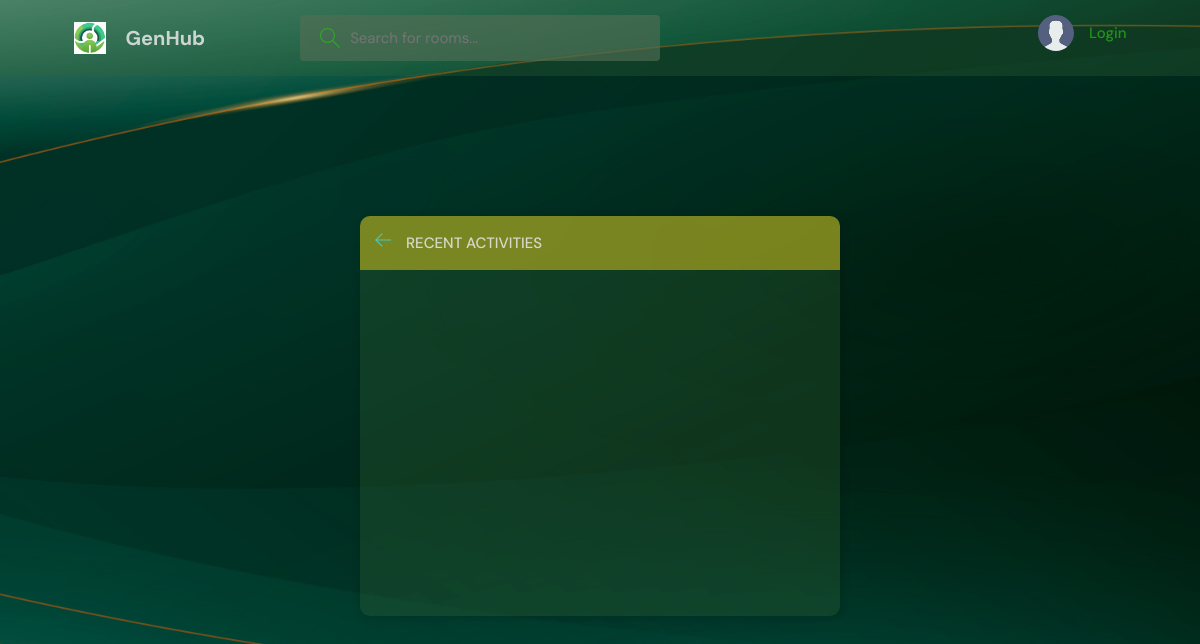
The page /activity/ on the database as committed earlier.
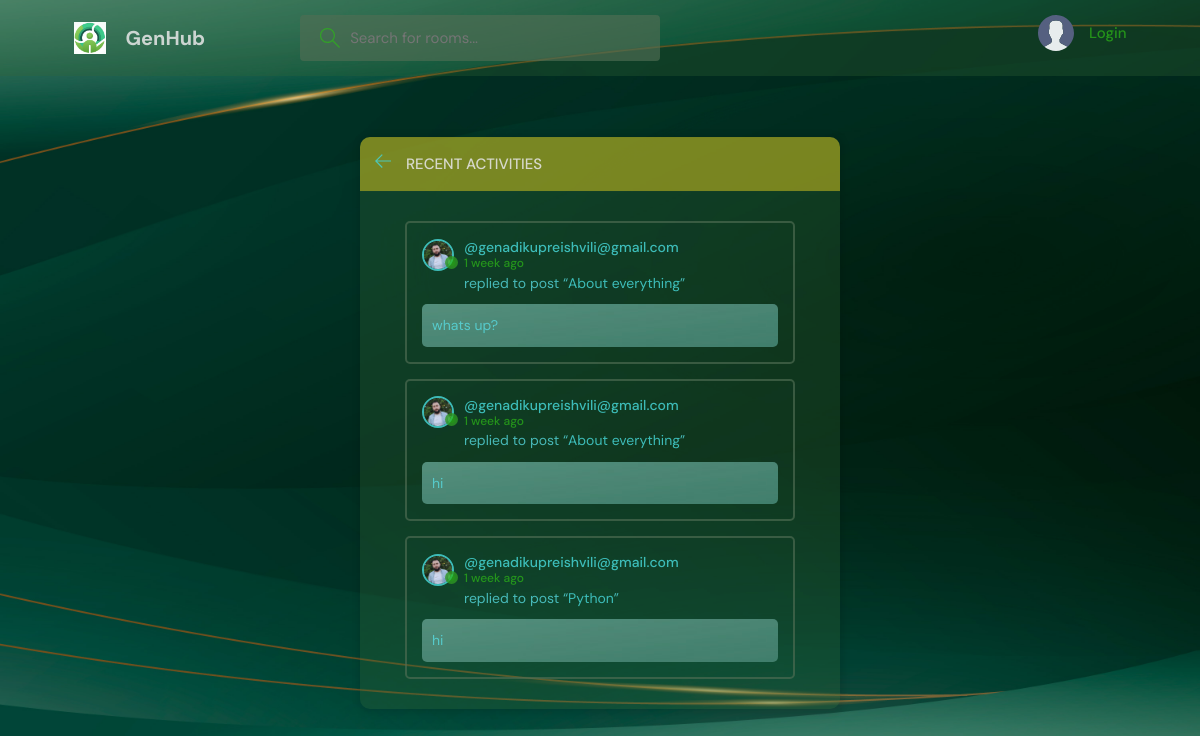
The same page on the database as committed later.
### base/models.py (models this page shows, shortened)
class Message(models.Model):
    user = models.ForeignKey(User, on_delete = models.CASCADE )
    room = models.ForeignKey(Room, on_delete = models.CASCADE )
    body = models.TextField()
    updated = models.DateTimeField(auto_now = True)
    created  = models.DateTimeField(auto_now_add = True)
    class Meta:
        ordering = ['-updated', '-created']

class User(AbstractUser):
    name = models.CharField(max_length =200, null = True)
    email = models.EmailField(unique = True, null = True )
    bio = models.TextField(null = True )
    avatar = models.ImageField(null =True, default='avatar.svg')
    USERNAME_FIELD = 'email'
    REQUIRED_FIELDS = []

class Room(models.Model):
    host = models.ForeignKey(User , on_delete = models.SET_NULL, null = True)
    topic = models.ForeignKey(Topic, on_delete = models.SET_NULL, null = True)
    name = models.CharField(max_length = 200)
    description = models.TextField(null = True, blank = True)
    participants = models.ManyToManyField(User, related_name='participants', blank=True)
    updated = models.DateTimeField(auto_now = True)
    created  = models.DateTimeField(auto_now_add = True)
    class Meta:
        ordering = ['-updated', '-created']
    def __str__(self):
        return str(self.name)

### base/views.py (the view)
# urls.py: path('activity/' , views.activityPage, name = 'activity'),
def activityPage(request):
    room_messages = Message.objects.all()
    return render(request, 'base/activity.html', {'room_messages':room_messages})

### base/templates/base/activity.html (shortened to what this page needs)
{% extends 'main.html' %}
{% block content %}
    <main class="layout">
      <div class="container">
        <div class="layout__box">
          <div class="layout__boxHeader">
            <div class="layout__boxTitle">
              <a href="{% url 'home' %}">
                <svg version="1.1" xmlns="http://www.w3.org/2000/svg" width="32" height="32" viewBox="0 0 32 32">
                  <title>arrow-left</title>
                  <path
                    d="M13.723 2.286l-13.723 13.714 13.719 13.714 1.616-1.611-10.96-10.96h27.625v-2.286h-27.625l10.965-10.965-1.616-1.607z"
                  ></path>
                </svg>
              </a>
              <h3>Recent Activities</h3>
            </div>
          </div>
          <div class="activities-page layout__body">
            {% for message in room_messages %}
            <div class="activities__box">
              <div class="activities__boxHeader roomListRoom__header">
                <a href="{% url 'user-profile' message.user.id %}" class="roomListRoom__author">
                  <div class="avatar avatar--small">
                    <img src="{{message.user.avatar.url}}" />
                  </div>
                  <p>
                    @{{message.user}}
                    <span>{{message.created|timesince}} ago</span>
                  </p>
                </a>
              </div>
              <div class="activities__boxContent">
                <p>replied to post “<a href="{% url 'room' message.room.id %}">{{message.room}}</a>”</p>
                <div class="activities__boxRoomContent">
                  {{message.body}}
                </div>
              </div>
            </div>
            {% endfor %}
          </div>
        </div>
      </div>
    </main>
{% endblock content %}

### templates/main.html (shortened to what this page needs)
<!DOCTYPE html>
{% load static %}
<html lang="en">
  <head>
    <link rel="stylesheet" href='{% static "styles/style.css" %}'/>
    <link rel="stylesheet" type="text/css" href="{% static 'css/style.css' %}">
  </head>
  <body>
    {% include 'navbar.html' %}
    {% block content %}
    {% endblock %}
  </body>
</html>

### templates/navbar.html (shortened to what this page needs)
{% load static %}
<header class="header header--loggedIn">
    <div class="container">
      <a href="{% url 'home' %}" class="header__logo">
        <img src="{% static 'images/genlogo.jpg'%}" />
        <h1>GenHub</h1>
      </a>
      <form class="header__search" method="GET"  action= "{% url 'home' %}">
        <label>
          <input name = "q" placeholder="Search for rooms..." />
        </label>
      </form>
      <nav class="header__menu">
        {% if request.user.is_authenticated %}
        <div class="header__user">
          <a href="{% url 'update-user' %}">
            <div class="avatar avatar--medium active">
              <img src="{{request.user.avatar.url}}" />
            </div>
            <p>{{request.user.username  }} <span>@{{request.user.username}}</span></p>
          </a>
          <button class="dropdown-button">
            <svg version="1.1" xmlns="http://www.w3.org/2000/svg" width="32" height="32" viewBox="0 0 32 32">
              <title>chevron-down</title>
              <path d="M16 21l-13-13h-3l16 16 16-16h-3l-13 13z"></path>
            </svg>
          </button>
        </div>
        {% else %}
        <a href="{% url 'login' %}">
          <img src="{% static 'images/avatar.svg' %}" />
          <p>Login</p>
        </a>
        {% endif %}
      </nav>
    </div>
  </header>

### static/styles/style.css (style rules this page uses)
:root { --color-main: #45d2d2da; --color-main-light: #faf4f3d0; --color-dark: #3467354d; --color-dark-medium: #516e54a6; --color-dark-light: #dcc91d84; --color-light: #e5e5e5de; --color-gray: #2cb617b7; --color-light-gray: #59dee5c4; --color-bg: url("/static/images/ggg.jpg"); --color-success: #329b05; --color-error: #fc4b0b; }
body { font-family: 'DM Sans', sans-serif; }
* { font-family: "DM Sans", -apple-system, BlinkMacSystemFont, "Segoe UI", Roboto, Oxygen, Ubuntu, Cantarell, "Open Sans", "Helvetica Neue", sans-serif; margin: 0; padding: 0; box-sizing: border-box; text-rendering: optimizeLegibility; font-size: inherit; }
html { font-size: 56.25%; }
@media only screen and (min-width: 1200px) { html { font-size: 62.5%; } }
body { line-height: 1.6; font-weight: 400; font-size: 1.5rem; color: var(--color-light-gray); background-color: var(--color-bg); min-height: 100vh; }
img { width: 100%; }
a { display: inline-block; color: var(--color-main); text-decoration: none; }
.container { max-width: 120rem; width: 90%; margin: auto; }
.avatar { position: relative; display: inline-block; border-radius: 50%; border: 2px solid var(--color-main); }
.avatar img { display: block; border-radius: 50%; object-fit: cover; object-position: center; }
.avatar::after { content: ""; display: block; position: absolute; background-color: var(--color-gray); z-index: 111; border-radius: 50%; border: 0.3rem solid var(--color-dark); }
.avatar.avatar--small img { width: 2.8rem; height: 2.8rem; }
.avatar.avatar--small:after { width: 0.7rem; height: 0.7rem; bottom: 0px; right: -6px; }
.header { padding: 1.5rem; background-color: var(--color-dark); }
.header > .container { display: flex; gap: 9.5rem; }
.header__logo, .header__user { display: flex; gap: 2rem; align-items: center; }
.header__logo > img { height: 3.2rem; width: 3.2rem; }
.header__logo > h1 { font-weight: 700; font-size: 2rem; color: var(--color-light); }
.header__search > label { background-color: var(--color-dark-medium); padding: 1.3rem 1rem; display: flex; align-items: center; gap: 1rem; border-radius: 4px; }
.header__search svg { fill: var(--color-gray); width: 2rem; height: 2rem; margin-left: 1rem; }
.header__search input { width: 30rem; background: transparent; border: none; outline: none; color: var(--color-light); }
.header__menu { margin-left: auto; position: relative; }
.header__menu a { display: flex; gap: 1.5rem; align-items: center; font-weight: 500; text-decoration: none; color: var(--color-gray); }
.header__menu img { height: 3.6rem; }
.header__menu p { line-height: 1.2; }
.layout { margin-top: 2.4rem; }
.layout > .container { display: flex; justify-content: space-between; align-items: flex-start; }
.layout__box { width: 90%; max-width: 48rem; min-height: 40rem; position: absolute; top: 50%; left: 50%; transform: translate(-50%, -46%); background-color: var(--color-dark); border-radius: 1rem; box-shadow: 1px 1px 6px 3px rgba(0, 0, 0, 0.1); overflow: hidden; }
.layout__boxHeader { display: flex; padding: 1.5rem; background-color: var(--color-dark-light); }
.layout__boxTitle { display: flex; gap: 1.5rem; align-items: center; }
.layout__boxTitle h3 { text-transform: uppercase; font-weight: 500; color: var(--color-light); }
.layout__boxTitle svg { width: 1.6rem; height: 1.6rem; fill: var(--color-main); }
.layout__body { margin: 3rem; }
.roomListRoom__header { display: flex; justify-content: space-between; align-items: center; }
.roomListRoom__author { font-weight: 500; display: flex; align-items: center; gap: 1rem; }
.activities__box { margin: 1.5rem; padding: 1.5rem; border: 2px solid var(--color-dark-medium); border-radius: 5px; }
.activities__boxHeader p { font-size: 1.4rem; line-height: 1.3; }
.activities__boxHeader p span { color: var(--color-gray); font-size: 1.2rem; display: block; }
.activities__boxContent { margin-left: 4.2rem; }
.activities__boxContent { font-size: 1.4rem; }
.activities__boxRoomContent { background: var(--color-bg); padding: 1rem; border-radius: 5px; margin-top: 1rem; margin-left: -4.2rem; }

Rows that differ between the two databases and show on the page:
added Message: user.avatar (picture), user "genadikupreishvili@gmail.com", created "1 week", room "About everything", body "whats up?"
added Message: user.avatar (picture), user "genadikupreishvili@gmail.com", created "1 week", room "About everything", body "hi"
added Message: user.avatar (picture), user "genadikupreishvili@gmail.com", created "1 week", room "Python", body "hi"
